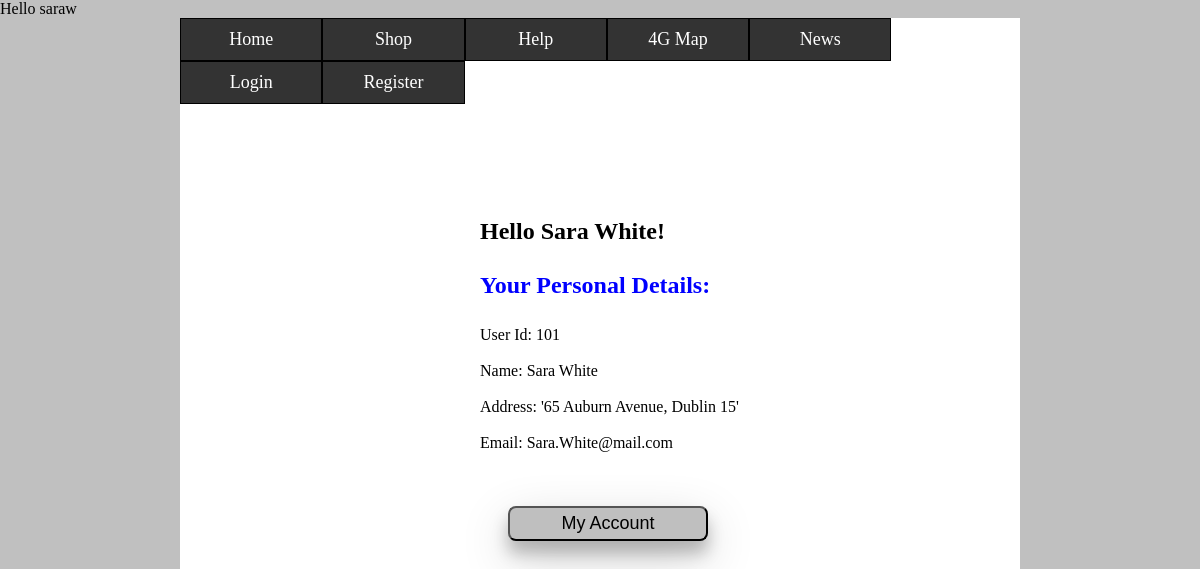
Screenshot of /selectFromUser.php (signed in) with the database file from the repository.
### tables this page shows
CREATE TABLE IF NOT EXISTS `phone_customer` (
  `Customer_Id` int(7) NOT NULL AUTO_INCREMENT,
  `Name` varchar(20) NOT NULL,
  `Address` varchar(80) NOT NULL,
  `Email` varchar(50) NOT NULL,
  `Username` varchar(15) NOT NULL,
  `Password` varchar(15) NOT NULL,
  PRIMARY KEY (`Customer_Id`),
  UNIQUE KEY `Email` (`Email`,`Username`),
  UNIQUE KEY `Customer_Id` (`Customer_Id`),
  UNIQUE KEY `Username` (`Username`),
  UNIQUE KEY `Password` (`Password`)
);

### selectFromUser.php (the view, shortened to what this page needs)
<?php
	echo "Hello  ".$_SESSION['usern'];
?>
<!DOCTYPE html>
<html>
<head>
<head>
    <link rel="stylesheet" href="webstyles.css">
</head>
	<body >
		<div id="wrapper">
			<header>
				<a href="home.html" class="button">Home</a>
				<a href="shop.html" class="button">Shop</a>
				<a href="help.html" class="button">Help</a>
				<a href="http://freq.ie/mobile-coverage-map-ireland/" class="button">4G Map</a>
				<a href="http://www.thejournal.ie/smartphones/news/" class="button">News</a>
				<a href="login.php" class="button">Login</a>
				<a href="register.php" class="button">Register</a>
			</header>
			<?php
				$con = mysqli_connect("localhost","root","","natadatabase");
				mysqli_refresh($con,MYSQLI_REFRESH_TABLES);
				if(isset($_SESSION['usern'])&& isset($_SESSION['passw']))
				{
					$result = mysqli_query($con,"SELECT Customer_Id, Name, Address, Email FROM Phone_Customer WHERE Username = '$_SESSION[usern]' && Password = '$_SESSION[passw]' ");
					while($row = mysqli_fetch_array($result))
					{
						$id      = stripslashes($row[0]);
						$name    = trim($row[1]);
						$address = trim($row[2]);
						$email   = stripslashes($row[3]);
					}
						echo "<div class ='main'><h2> Hello  ".$name. "!<br></br></h2>";
						echo "<h2 style='color:blue;'>Your Personal Details:<br></br></h2>";
						echo "<tr>";
						echo "<td>User Id: </td> ";
						echo "<td>".$id."</td><br></br> ";
						echo "</tr>";
						echo "<tr>";
						echo "<td>Name:     </td> ";
						echo "<td>".$name."</td><br></br> ";
						echo "</tr>";
						echo "<tr>";
						echo "<td>Address:  </td> ";
						echo "<td>".$address."</td><br></br> ";
						echo "</tr>";
						echo "<tr>";
						echo "<td>Email:    </td> ";
						echo "<td>".$email."</td><br></br> ";
						echo "</tr>";
						echo "<tr><br></br>";
						echo "<td><a  href='myphone.html' ><input class='button2' style = 'width: 200px;' type='submit' name='Submit' value='My Account'/></a></td> ";
						echo "</tr>";
						echo "<br>";
				}
				else
				{
					echo "The Session variables not set";
				}
			?>
       		</div>
		</div>
	</body>
</html>

### webstyles.css (style rules this page uses)
body { background-color: #C0C0C0; }
* { margin: 0; padding: 0; }
#wrapper { overflow: hidden; width: 70%; margin: auto; background-color: white; min-height: 100%; height: auto !important; }
header { background-color:#A9D0F5; text-align: center; margin-bottom: 20px; }
.button { float: left; background-color: #333333; border: 1px solid black; color: white; padding: 10px 30px; width: 80.3px; text-align: center; text-decoration: none; display: inline-block; font-size: 18px; }
.button2 { background-color: #bfbfbf; border-radius: 8px; box-shadow: 0 12px 16px 0 rgba(0,0,0,0.24), 0 17px 50px 0 rgba(0,0,0,0.19); color: black; padding: 5px 10px; width: 100px; text-align: center; text-decoration: none; display: inline-block; font-size: 18px; margin-left: 28px; }

### selectFromUser.php (style rules this page uses)
.main { border: 0px; margin-bottom:300px; margin-top: 200px; margin-left:300px; padding:0; position:relative; }

### rows the page displays
phone_customer: Name "Sara White", Customer_Id "101", Address "'65 Auburn Avenue, Dublin 15'", Email "Sara.White@mail.com"

### other values shown
$_SESSION['usern'] "saraw"
